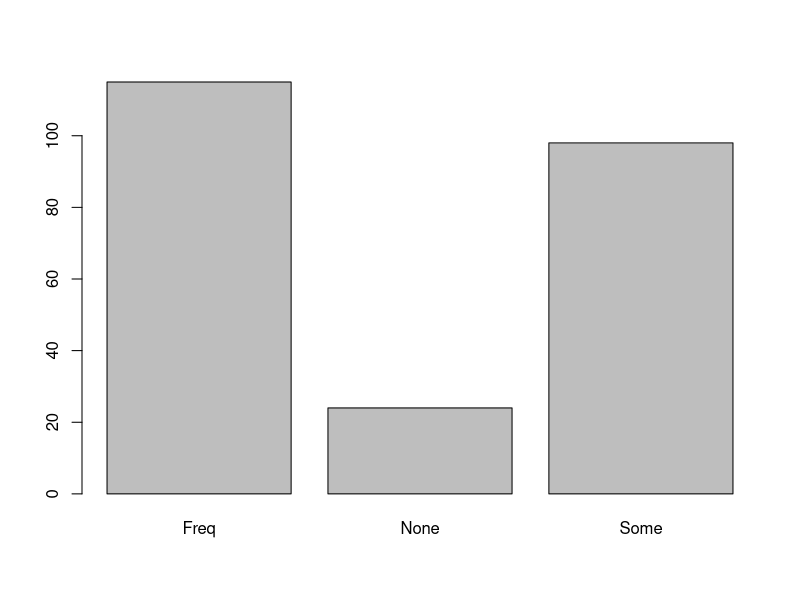
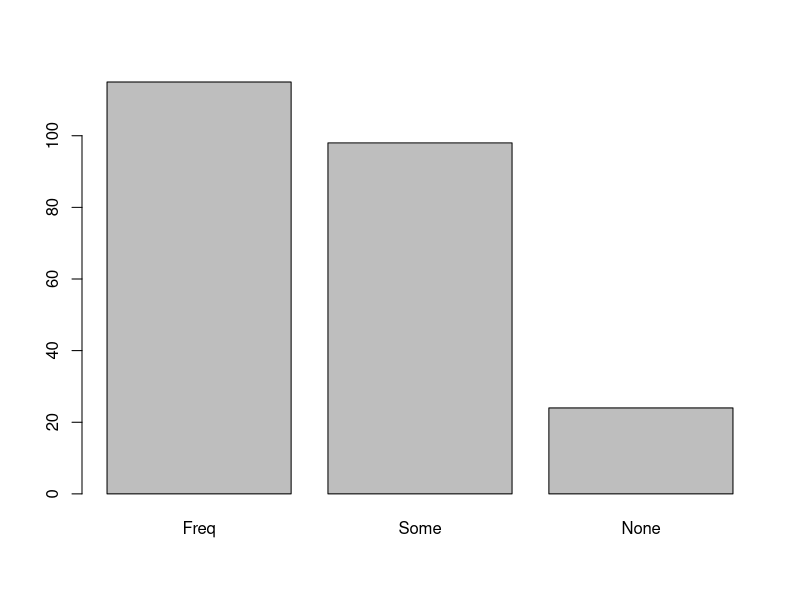
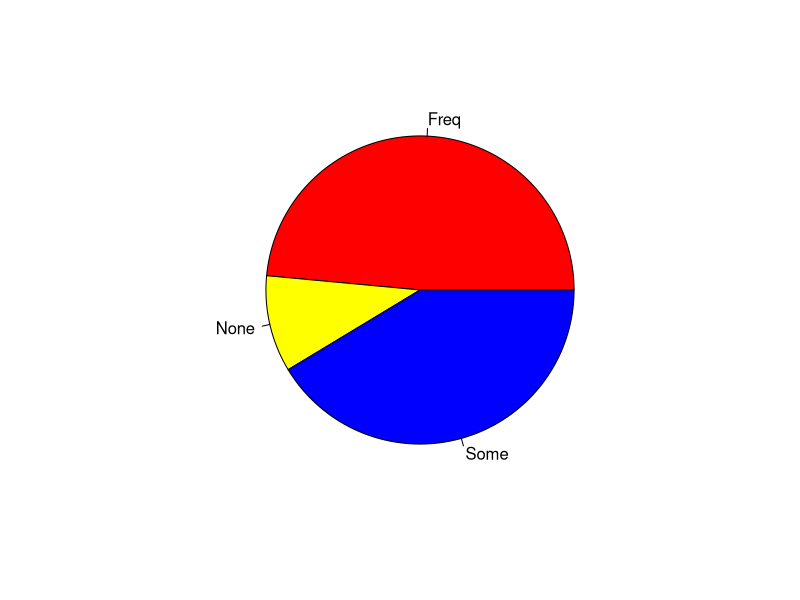
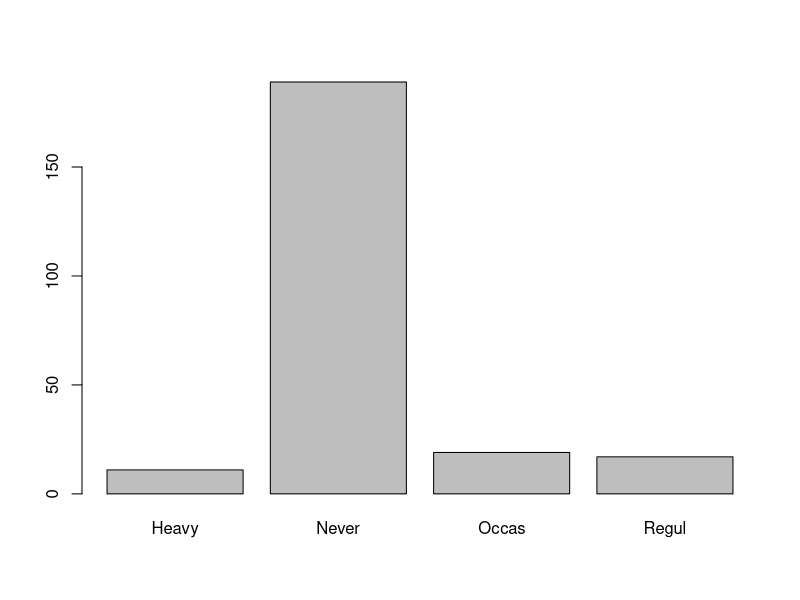
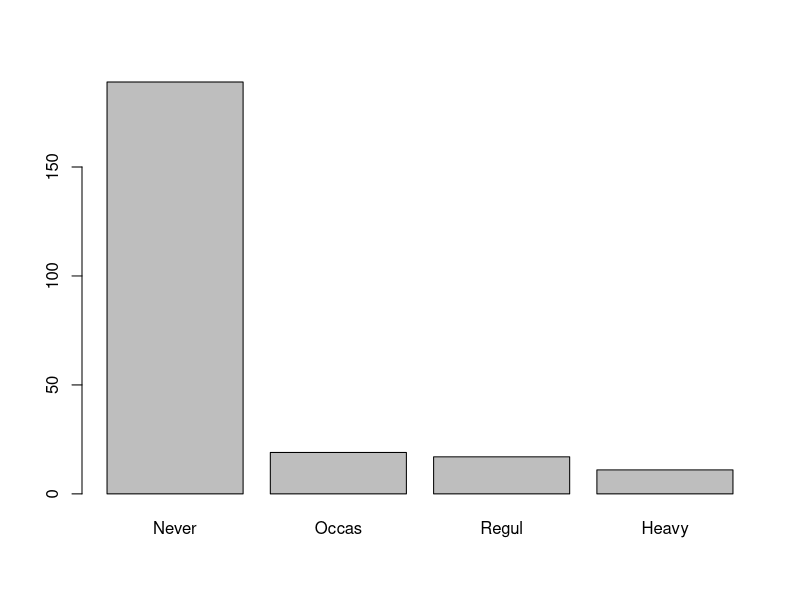
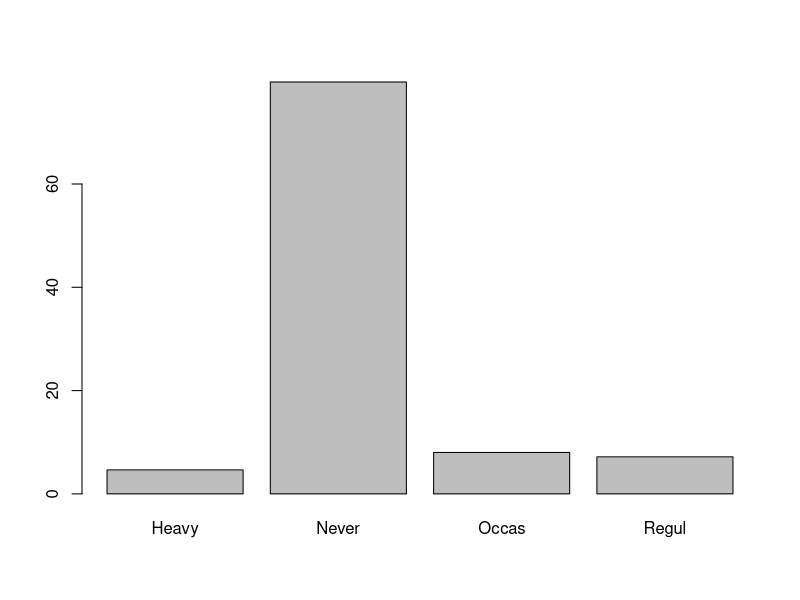
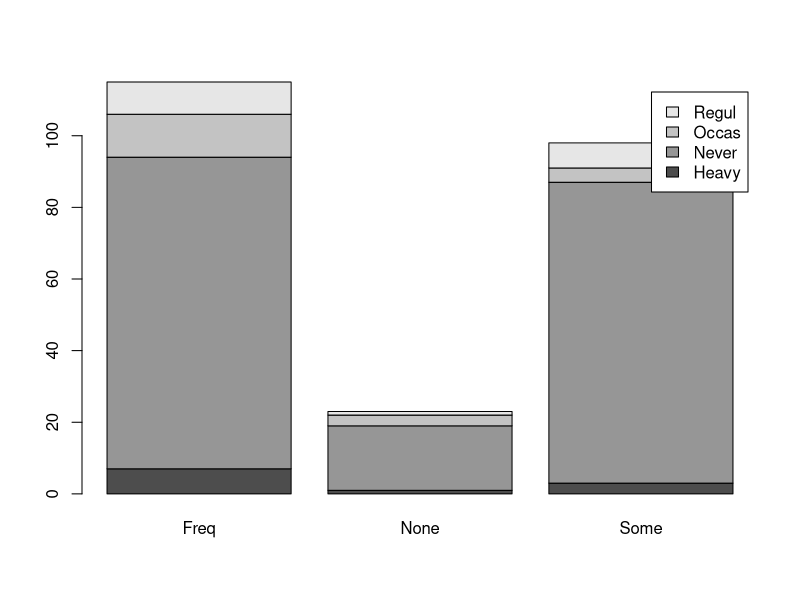
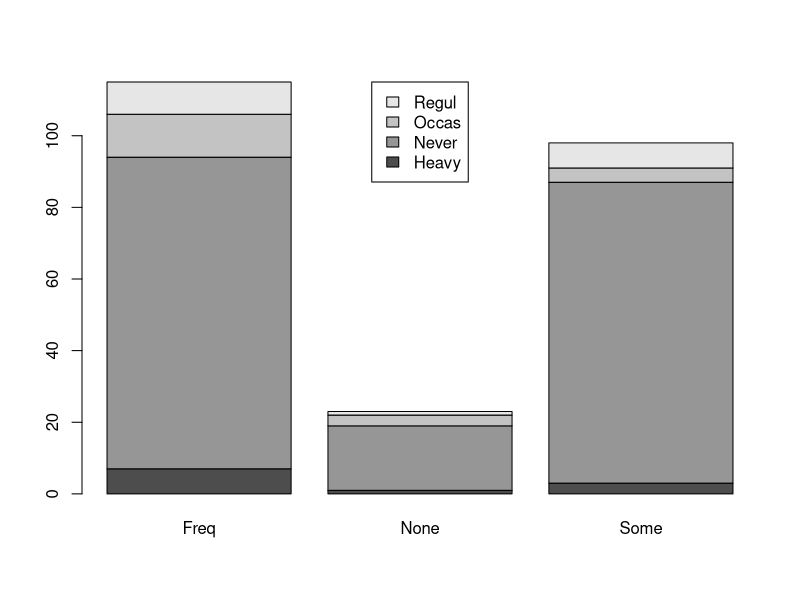

Generate these figures, in order, with R:
library(MASS)
data(survey)

sum(survey$Exer=="Freq")
levels(survey$Exer)

#z36
table(survey$Exer)

attach(survey)
table(Exer)
sort(table(Exer), decreasing = T)
100 *table(Exer) / length(Exer)

barplot( table(Exer) )
barplot(sort(table(Exer), decreasing = T))

pie(table(Exer), col=c("red", "yellow", "blue"))

#z37
table(Smoke)
table(Smoke, useNA = "ifany")

sort(table(Smoke), decreasing = T)
100 *table(Smoke) / length(Smoke)

barplot( table(Smoke))
barplot( sort(table(Smoke), decreasing = T) )
barplot( 100 *table(Smoke) / length(Smoke) )

#z38

#a
tb <- 100 *table(Smoke) / length(Smoke)
tb[2]
tb["Never"]

#b
table(Smoke, Exer)
table(Smoke, Exer)[2,1]
table(Smoke, Exer)["Never","Freq"]

#v
100*table(Smoke, Exer) / sum(table(Smoke, Exer))
tab.smoke.exer <- table(Smoke, Exer)
100 * prop.table(tab.smoke.exer) #sumata na vsichki chisla v tablicata shte e 100
100 * prop.table(tab.smoke.exer)[2,1]
100 * prop.table(tab.smoke.exer)["Never", "Freq"]

#g
100 * prop.table(tab.smoke.exer, margin=1) # sumata na vseki red shte e 100
100 * prop.table(tab.smoke.exer, margin=1)[2,1]
100 * prop.table(tab.smoke.exer, margin=1)["Never", "Freq"]

#d
100 * prop.table(tab.smoke.exer, margin=2) # sumata na vsqka kolona shte e 100
100 * prop.table(tab.smoke.exer, margin=2)[2,1]
100 * prop.table(tab.smoke.exer, margin=2)["Never", "Freq"]

#z39
barplot(table(Smoke,Exer), legend=T)
barplot(table(Smoke,Exer), legend=T,
        args.legend = list(x="top"))

barplot(100*prop.table(tab.smoke.exer, 2),
        legend=T, xlim=c(0,5),
        args.legend=list(x="right"))

#z40
barplot(table(Exer,Smoke), legend=T,
        args.legend = list(x="topright"))
barplot(table(Exer,Smoke), legend=T,
        beside=T,
        args.legend = list(x="topright"))


#z41

table(Pulse, useNA="ifany")
pulse.grp <- cut(Pulse, breaks=seq(30,110,10)) #interval: ot 30 do 110 prez 10
pulse.grp
table(pulse.grp)
barplot(table(pulse.grp))
hist(Pulse)
hist(Pulse, breaks=seq(30,110,5))
stripchart(Pulse, method = "stack", pch=20)

#z42
table(Age, useNA = "ifany")
age.grp <- cut(Age, breaks=seq(15,75,10))
table(age.grp)

hist(Age)
stripchart(Age, method = "stack", pch=20)













